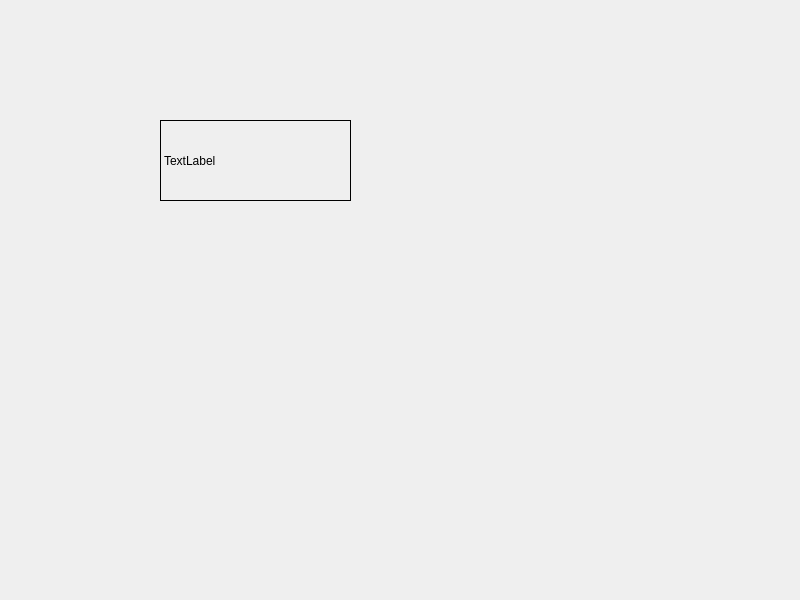
<?xml version="1.0" encoding="UTF-8"?>
<ui version="4.0">
 <class>Widget</class>
 <widget class="QWidget" name="Widget">
  <property name="geometry">
   <rect>
    <x>0</x>
    <y>0</y>
    <width>800</width>
    <height>600</height>
   </rect>
  </property>
  <property name="windowTitle">
   <string>Widget</string>
  </property>
  <widget class="Label" name="label">
   <property name="geometry">
    <rect>
     <x>160</x>
     <y>120</y>
     <width>191</width>
     <height>81</height>
    </rect>
   </property>
   <property name="frameShape">
    <enum>QFrame::Box</enum>
   </property>
   <property name="text">
    <string>TextLabel</string>
   </property>
  </widget>
 </widget>
 <customwidgets>
  <customwidget>
   <class>Label</class>
   <extends>QLabel</extends>
   <header>label.h</header>
  </customwidget>
 </customwidgets>
 <resources/>
 <connections/>
</ui>
